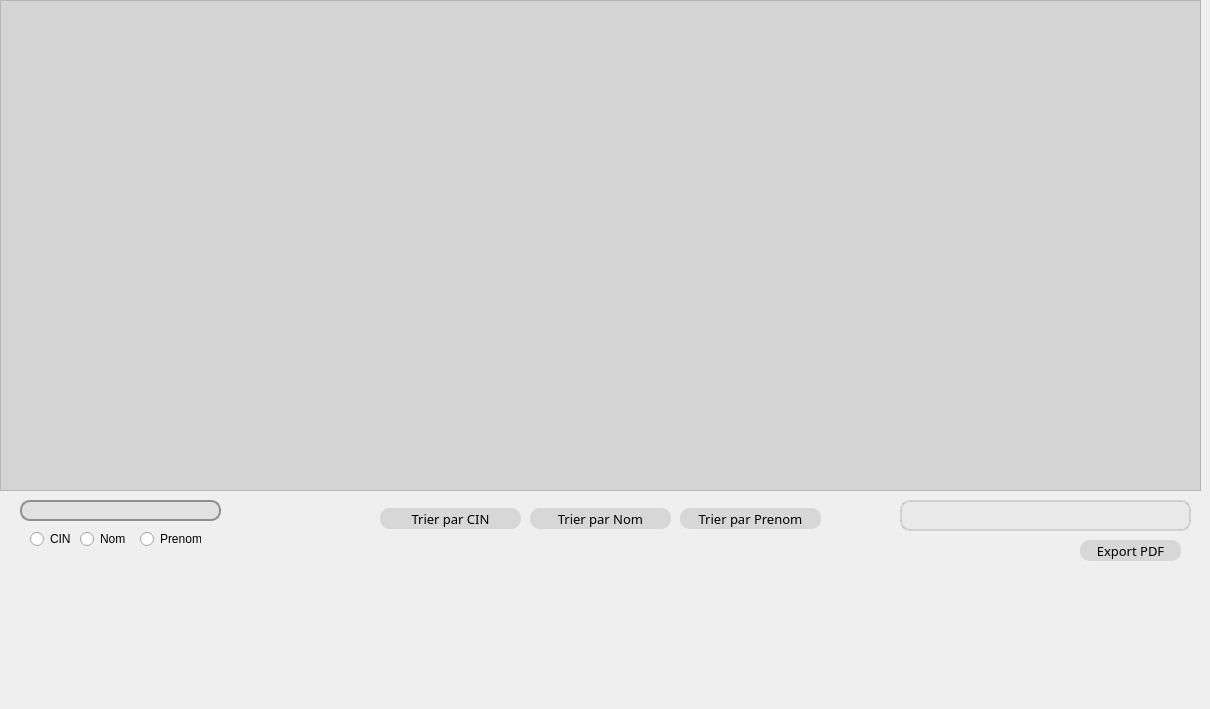
      <widget class="QWidget" name="Liste">
       <attribute name="title">
        <string>Liste</string>
       </attribute>
       <widget class="QLabel" name="Ens_Background3">
        <property name="geometry">
         <rect>
          <x>0</x>
          <y>-36</y>
          <width>1200</width>
          <height>700</height>
         </rect>
        </property>
        <property name="styleSheet">
         <string notr="true">background-image: url(:/Images/Resources/GestionsBG.png);</string>
        </property>
        <property name="text">
         <string/>
        </property>
       </widget>
       <widget class="QPushButton" name="Ens_push_TriPrenom">
        <property name="geometry">
         <rect>
          <x>680</x>
          <y>508</y>
          <width>141</width>
          <height>21</height>
         </rect>
        </property>
        <property name="font">
         <font>
          <family>Montserrat Medium</family>
          <pointsize>10</pointsize>
         </font>
        </property>
        <property name="styleSheet">
         <string notr="true">QPushButton {
background-color:  rgba(170, 170, 170, 90);
border-radius: 10px;
}
QPushButton:hover {
background-color: qlineargradient(spread:pad, x1:0, y1:0, x2:0, y2:1, stop:0  rgba(170, 170, 170, 150), stop:1  rgba(170, 170, 170, 90));
}
</string>
        </property>
        <property name="text">
         <string>Trier par Prenom</string>
        </property>
       </widget>
       <widget class="QPushButton" name="Ens_push_TriNom">
        <property name="geometry">
         <rect>
          <x>530</x>
          <y>508</y>
          <width>141</width>
          <height>21</height>
         </rect>
        </property>
        <property name="font">
         <font>
          <family>Montserrat Medium</family>
          <pointsize>10</pointsize>
         </font>
        </property>
        <property name="styleSheet">
         <string notr="true">QPushButton {
background-color:  rgba(170, 170, 170, 90);
border-radius: 10px;
}
QPushButton:hover {
background-color: qlineargradient(spread:pad, x1:0, y1:0, x2:0, y2:1, stop:0  rgba(170, 170, 170, 150), stop:1  rgba(170, 170, 170, 90));
}
</string>
        </property>
        <property name="text">
         <string>Trier par Nom</string>
        </property>
       </widget>
       <widget class="QRadioButton" name="Ens_radio_Nom">
        <property name="geometry">
         <rect>
          <x>80</x>
          <y>530</y>
          <width>51</width>
          <height>18</height>
         </rect>
        </property>
        <property name="text">
         <string>Nom</string>
        </property>
       </widget>
       <widget class="QLineEdit" name="Ens_line_Recherche">
        <property name="geometry">
         <rect>
          <x>20</x>
          <y>500</y>
          <width>201</width>
          <height>21</height>
         </rect>
        </property>
        <property name="styleSheet">
         <string notr="true">QLineEdit {
	background-color: rgba(170, 170, 170, 50);
		border: 2px solid rgb(143, 143, 143);
			border-radius: 10px;
}
QLineEdit:hover {
	background-color: rgba(170, 170, 170, 50);
		border: 2px solid rgb(77, 77, 77);
			border-radius: 10px;
}</string>
        </property>
       </widget>
       <widget class="QPushButton" name="Ens_push_TriCIN">
        <property name="geometry">
         <rect>
          <x>380</x>
          <y>508</y>
          <width>141</width>
          <height>21</height>
         </rect>
        </property>
        <property name="font">
         <font>
          <family>Montserrat Medium</family>
          <pointsize>10</pointsize>
         </font>
        </property>
        <property name="styleSheet">
         <string notr="true">QPushButton {
background-color:  rgba(170, 170, 170, 90);
border-radius: 10px;
}
QPushButton:hover {
background-color: qlineargradient(spread:pad, x1:0, y1:0, x2:0, y2:1, stop:0  rgba(170, 170, 170, 150), stop:1  rgba(170, 170, 170, 90));
}
</string>
        </property>
        <property name="text">
         <string>Trier par CIN</string>
        </property>
       </widget>
       <widget class="QTableView" name="Ens_TableView">
        <property name="geometry">
         <rect>
          <x>0</x>
          <y>0</y>
          <width>1201</width>
          <height>491</height>
         </rect>
        </property>
        <property name="styleSheet">
         <string notr="true">background-color:rgba(170, 170, 170, 100);</string>
        </property>
       </widget>
       <widget class="QPushButton" name="Ens_push_ExportPDF">
        <property name="geometry">
         <rect>
          <x>1080</x>
          <y>540</y>
          <width>101</width>
          <height>21</height>
         </rect>
        </property>
        <property name="font">
         <font>
          <family>Montserrat Medium</family>
          <pointsize>10</pointsize>
         </font>
        </property>
        <property name="styleSheet">
         <string notr="true">QPushButton {
background-color:  rgba(170, 170, 170, 90);
border-radius: 10px;
}
QPushButton:hover {
background-color: qlineargradient(spread:pad, x1:0, y1:0, x2:0, y2:1, stop:0  rgba(170, 170, 170, 150), stop:1  rgba(170, 170, 170, 90));
}
</string>
        </property>
        <property name="text">
         <string>Export PDF</string>
        </property>
       </widget>
       <widget class="QRadioButton" name="Ens_radio_CIN">
        <property name="geometry">
         <rect>
          <x>30</x>
          <y>530</y>
          <width>41</width>
          <height>18</height>
         </rect>
        </property>
        <property name="text">
         <string>CIN</string>
        </property>
       </widget>
       <widget class="QLabel" name="Ens_Label_ListeInfo">
        <property name="geometry">
         <rect>
          <x>900</x>
          <y>500</y>
          <width>291</width>
          <height>31</height>
         </rect>
        </property>
        <property name="font">
         <font>
          <family>Montserrat Medium</family>
          <pointsize>11</pointsize>
         </font>
        </property>
        <property name="styleSheet">
         <string notr="true">background-color: rgba(170, 170, 170, 25);
	border: 2px solid rgba(170, 170, 170, 100);
		border-radius: 10px;


</string>
        </property>
        <property name="text">
         <string/>
        </property>
        <property name="alignment">
         <set>Qt::AlignCenter</set>
        </property>
       </widget>
       <widget class="QLabel" name="background_5">
        <property name="geometry">
         <rect>
          <x>-9</x>
          <y>-36</y>
          <width>1200</width>
          <height>700</height>
         </rect>
        </property>
        <property name="styleSheet">
         <string notr="true">background: url(:/png/resources/background.png)</string>
        </property>
        <property name="text">
         <string/>
        </property>
       </widget>
       <widget class="QRadioButton" name="Ens_radio_Prenom">
        <property name="geometry">
         <rect>
          <x>140</x>
          <y>530</y>
          <width>61</width>
          <height>18</height>
         </rect>
        </property>
        <property name="text">
         <string>Prenom</string>
        </property>
       </widget>
       <zorder>background_5</zorder>
       <zorder>Ens_Background3</zorder>
       <zorder>Ens_push_TriPrenom</zorder>
       <zorder>Ens_push_TriNom</zorder>
       <zorder>Ens_radio_Nom</zorder>
       <zorder>Ens_line_Recherche</zorder>
       <zorder>Ens_push_TriCIN</zorder>
       <zorder>Ens_TableView</zorder>
       <zorder>Ens_push_ExportPDF</zorder>
       <zorder>Ens_radio_CIN</zorder>
       <zorder>Ens_Label_ListeInfo</zorder>
       <zorder>Ens_radio_Prenom</zorder>
      </widget>
